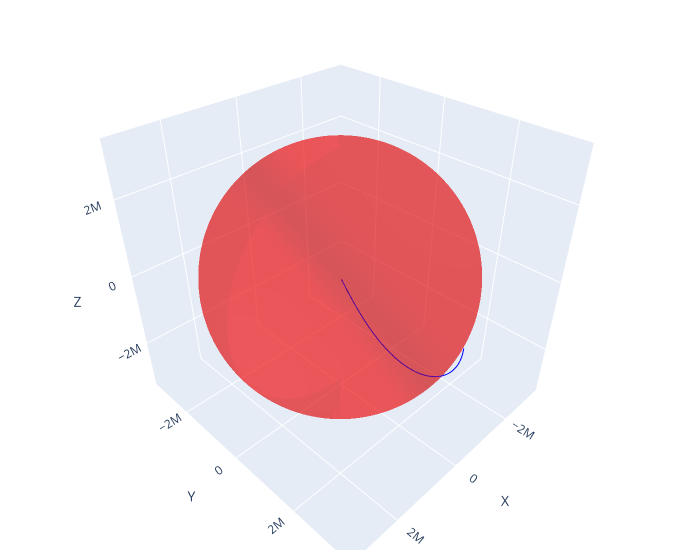

The notebook cell saved with this chart:
### Code cell
import plotly.graph_objects as go
import numpy as np

# Create the figure
fig = go.Figure()


# Add the trajectory as a scatter3D trace
fig.add_trace(go.Scatter3d(x=X, y=Y, z=Z,
                           mode='lines',
                           line=dict(color='blue', width=2),
                           name='Trajectory'))

# Sphere (earth) data
u = np.linspace(0, 2 * np.pi, 100)
v = np.linspace(0, np.pi, 100)
x = earth_radius * np.outer(np.cos(u), np.sin(v)).flatten()
y = earth_radius * np.outer(np.sin(u), np.sin(v)).flatten()
z = earth_radius * np.outer(np.ones(np.size(u)), np.cos(v)).flatten()

# Add the sphere as a mesh3D trace
fig.add_trace(go.Mesh3d(x=x, y=y, z=z, color='red', opacity=0.4, alphahull=0))

# Update the layout for a better view
fig.update_layout(scene=dict(
                    xaxis_title='X',
                    yaxis_title='Y',
                    zaxis_title='Z',
                    xaxis=dict(nticks=4, range=[-2*R, 2*R]),
                    yaxis=dict(nticks=4, range=[-2*R, 2*R]),
                    zaxis=dict(nticks=4, range=[-2*R, 2*R]),
                    ),
                  width=700,
                  margin=dict(r=20, l=10, b=10, t=10))

# Show the plot
fig.show()

### Figure 1 — Plotly figure (JSON) as saved in the notebook; plotly's stock layout.template omitted (floating-point values rounded to 4 significant figures; data arrays with more than 128 entries replaced by an {"elided": "..."} marker saying what was removed)
{"data": [{"line": {"color": "blue", "width": 2}, "mode": "lines", "name": "Trajectory", "type": "scatter3d", "x": {"elided": "437 float values"}, "y": {"elided": "437 float values"}, "z": {"elided": "437 float values"}}, {"alphahull": 0, "color": "red", "opacity": 0.4, "type": "mesh3d", "x": {"elided": "10000 float values"}, "y": {"elided": "10000 float values"}, "z": {"elided": "10000 float values"}}], "layout": {"margin": {"b": 10, "l": 10, "r": 20, "t": 10}, "scene": {"xaxis": {"nticks": 4, "range": {"elided": "2x437 float values"}, "title": {"text": "X"}}, "yaxis": {"nticks": 4, "range": {"elided": "2x437 float values"}, "title": {"text": "Y"}}, "zaxis": {"nticks": 4, "range": {"elided": "2x437 float values"}, "title": {"text": "Z"}}}, "width": 700}}
